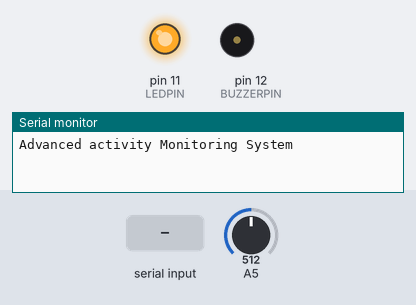
Simulated run of this sketch. Board: Arduino Mega 2560, built with avr-gcc and run on an emulated ATmega2560. Parts: output pins drawn as LEDs (lit = HIGH), buzzer (waves = sounding), the last lines printed to the serial monitor. Inputs (shaded band) come from the test bench; at power-on: A5 = 512.

Above: at 2.1 s.
At 3.8 s:
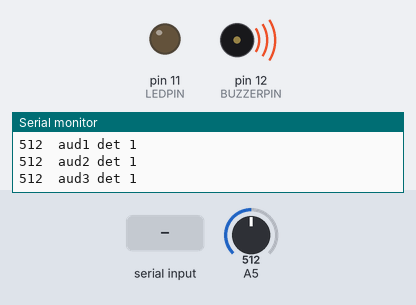
3.9 s: "90,45\n" received over the second serial link
At 5.7 s:
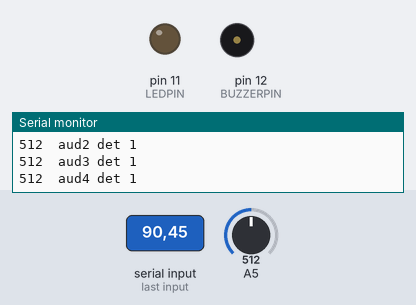
6.9 s: "90,45\n" received over Serial
Timing chart, 0 to 9.9 s (numbered marks = the images above; inputs shaded):
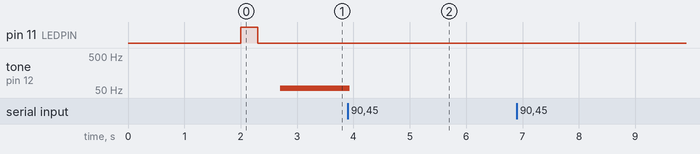

The sketch:

teensyAudiov2.ino
```cpp
//V1
#define AUDPIN 21      // Digital pin connected to the Audio sensor
#define LEDPIN 11
#define BUZZERPIN 12

// Teensy 5V <--> HC-05 Vcc
// Teensy Ground <--> HC-05 GND
#define rxPin 7 // Teensy pin 7 <--> HC-05 Tx
#define txPin 8 // Teensy pin 8 <--> HC-05 Rx
//SoftwareSerial BTSerial =  SoftwareSerial(rxPin, txPin);

int val = 0;  // variable to store the value read
unsigned int audSignal=0;
unsigned int audThres=41
;
bool audAttempt=0;
bool audDetected=0;
bool audDetectedPrev =0;
unsigned long tCurrent = 0;
unsigned long tAudAttempt = 0;
unsigned int k;
int batchAverage=0;
bool mutex=1;

unsigned long startMillis;  //some global variables available anywhere in the program
unsigned long currentMillis;
const unsigned long period = 3000;  //the value is a number of milliseconds

void audDetect();

void setup()
{
  Serial.begin(9600);   // Setup serial for monitor
  Serial.println("");
  Serial.println("Advanced activity Monitoring System");
  // Setup Serial1 for BlueTooth
  Serial1.begin(9600); // Default communication rate of the Bluetooth module

  startMillis = millis();  //initial start time

  pinMode(LEDPIN, OUTPUT);  // Setup Buildin LED
  pinMode(BUZZERPIN, OUTPUT);
  pinMode(AUDPIN, INPUT);   // Setup Audio Sensor

  pinMode(LEDPIN, OUTPUT);  // Setup Buildin LED
  pinMode(BUZZERPIN, OUTPUT);
  pinMode(AUDPIN, INPUT);   // Setup Audio Sensor
   // Setup Serial1 for BlueTooth
  Serial1.begin(9600); // Default communication rate of the Bluetooth module

  digitalWrite(BUZZERPIN, HIGH);   // turn the LED on (HIGH is the voltage level)
  delay(500);                       // wait for a second
  digitalWrite(BUZZERPIN, LOW);    // turn the LED off by making the voltage LOW
  delay(500);                       // wait for a second
  digitalWrite(BUZZERPIN, HIGH);   // turn the LED on (HIGH is the voltage level)
  delay(500);                       // wait for a second
  digitalWrite(BUZZERPIN, LOW);    // turn the LED off by making the voltage LOW
  delay(500);                       // wait for a second
  digitalWrite(LEDPIN, HIGH);   // turn the LED on (HIGH is the voltage level)
  delay(300);                       // wait for a second
  digitalWrite(LEDPIN, LOW);    // turn the LED off by making the voltage LOW
  delay(300);                       // wait for a second

}

void loop()
{
  currentMillis = millis();  //get the current time
  if (currentMillis - startMillis >= period)  //test whether the period has elapsed
  {
        //Serial1.print(F("AudioDetected="));
        Serial1.print(audDetected);
        Serial1.println();
    startMillis = currentMillis;  //IMPORTANT to save the start time of the current LED state.
  }
  audDetect();
  if ( Serial1.available() > 0 )
  {
    int count = Serial.parseInt();   // print out the received number
    if (count > 0)
    {
        Serial.print("IP:");
        Serial.println(String(count));
    }
  }
  if (audDetected)
  {
    digitalWrite(BUZZERPIN, HIGH);   // turn the LED on (HIGH is the voltage level)
    delay(10);                       // wait for a second
    digitalWrite(BUZZERPIN, LOW);    // turn the LED off by making the voltage LOW
    //delay(50);                       // wait for a second
  }
  //delay(10);

}

void audDetect()
{

  audSignal = analogRead(AUDPIN);
  Serial.print(audSignal);
  Serial.print("  ");
  if(audSignal >= audThres) //100 make it as variable //batchAverage >= cryThres
  {
    audAttempt = 1;
  }
  else
  {
   audAttempt = 0;
   Serial.print("aud"+ (String)k);
  }
if(audAttempt)
    {
      tAudAttempt = millis(); ////////////////////////////////////////////////////////////
      k=k+1;
      Serial.print("aud"+ (String)k);
      if(k==5)
      {
           k=0;
           audDetected = 1;
            //if (audDetected && mutex)
            //{
              //Serial.print(F("AudioDetected: "));
              //Serial.print(audDetected);
              //Serial.println();
              //mutex=0;
            //}
      }
    }

  tCurrent = millis();

  if(   (tCurrent - tAudAttempt) > 8000) //t_old//t_new
  {
       k=0;
       audDetected = 0;
       //if (!(audDetected && mutex))
       //{
        //Serial.print(F("AudioDetected: "));
        //Serial.print(audDetected);
        //Serial.println();
        //mutex=1;
       //}

  }

  //audDetectedPrev= audDetected;

  Serial.print(" det ");
  Serial.print(audDetected);
  Serial.println("");
}
```

Measured:
- after the input at 3.9 s, tone on pin 12 (BUZZERPIN): 57 Hz → silent at once
